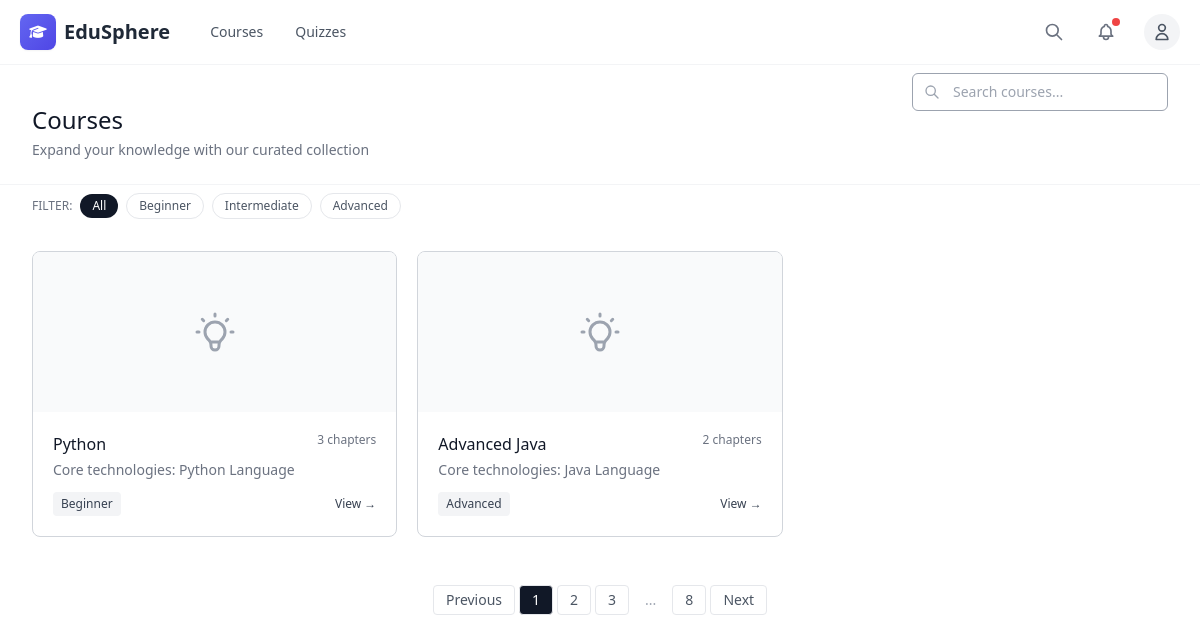
The app's page /courses/ (signed in) with its own data.
### myapp/models.py (models this page shows, shortened)
class Course(models.Model):
    course_title = models.CharField(max_length=255, blank=True, null=True)
    course_core_technologies = models.CharField(max_length=255, blank=True, null=True)
    course_level = models.CharField(max_length=50, blank=True, null=True)
    course_upload_date = models.DateTimeField(auto_now_add=True)
    course_update_date = models.DateTimeField(auto_now=True)

### myapp/views.py (the view)
# urls.py: path('courses/', courses_view, name='courses'),
def courses_view(request):
    if not request.user.is_authenticated:
        return redirect('login')
    courses = Course.objects.annotate(chapter_count=Count('chapters'))
    if not courses:
        messages.info(request, 'No courses available at the moment.')
        return render(request, 'myapp/courses.html')
    content = {
        'courses':courses,
    }
    return render(request, 'myapp/courses.html', content)

### myapp/templates/myapp/courses.html (shortened to what this page needs)
{% extends "base.html" %}
{% block content %}
<div class="min-h-screen bg-white">
  <div class="border-b border-gray-100">
    <div class="max-w-7xl mx-auto px-4 py-6 sm:px-6 lg:px-8">
      <div class="flex flex-col sm:flex-row justify-between items-start sm:items-center gap-4">
        <div class="mt-12 md:mt-20">
          <h1 class="text-2xl font-normal text-gray-900">Courses</h1>
          <p class="text-gray-500 text-sm mt-1">Expand your knowledge with our curated collection</p>
        </div>
        <div class="relative w-full sm:w-64">
          <div class="absolute inset-y-0 left-0 pl-3 flex items-center pointer-events-none">
          </div>
          <input type="text" class="block w-full pl-10 pr-3 py-2 border border-gray-400 rounded-md text-sm bg-white placeholder-gray-400 focus:outline-none focus:border-gray-400" placeholder="Search courses...">
        </div>
      </div>
    </div>
  </div>
  <div class="max-w-7xl mx-auto px-4 sm:px-6 lg:px-8 py-2">
    <div class="mb-8 flex flex-wrap items-center gap-2">
      <span class="text-xs font-medium text-gray-500">FILTER:</span>
      <button class="px-3 py-1 rounded-full bg-gray-900 text-white text-xs font-medium">All</button>
      <button class="px-3 py-1 rounded-full bg-white text-gray-600 hover:bg-gray-50 text-xs font-medium border border-gray-200">Beginner</button>
      <button class="px-3 py-1 rounded-full bg-white text-gray-600 hover:bg-gray-50 text-xs font-medium border border-gray-200">Intermediate</button>
      <button class="px-3 py-1 rounded-full bg-white text-gray-600 hover:bg-gray-50 text-xs font-medium border border-gray-200">Advanced</button>
    </div>
    <div class="grid grid-cols-1 sm:grid-cols-2 lg:grid-cols-3 gap-5">
      {% if courses %}
      {% for course in courses %}
      <div class="bg-white rounded-lg overflow-hidden border border-gray-300 hover:border-gray-400 transition-colors duration-150">
        <div class="h-40 bg-gray-50 flex items-center justify-center">
        </div>
        <div class="p-5">
          <div class="flex justify-between items-start gap-2">
            <h3 class="text-base font-medium text-gray-900">{{ course.course_title }}</h3>
            <span class="text-xs font-medium text-gray-500">{{ course.chapter_count }} chapters</span>
          </div>
          <p class="text-gray-500 text-sm mt-1 mb-3">Core technologies: {{ course.course_core_technologies }}</p>
          <div class="flex justify-between items-center">
            <span class="text-xs px-2 py-1 bg-gray-100 text-gray-700 rounded">{{ course.course_level }}</span>
            <a href="{% url 'course_detail' course_id=course.id %}" class="text-xs font-medium text-gray-700 hover:text-gray-900">View →</a>
          </div>
        </div>
      </div>
      {% endfor %}
      {% endif %}
    </div>
    <div class="mt-12 flex justify-center">
      <nav class="flex items-center gap-1">
        <button class="px-3 py-1 rounded border border-gray-200 bg-white text-sm font-medium text-gray-600 hover:bg-gray-50">Previous</button>
        <button class="px-3 py-1 rounded border border-gray-200 bg-gray-900 text-white text-sm font-medium">1</button>
        <button class="px-3 py-1 rounded border border-gray-200 bg-white text-sm font-medium text-gray-600 hover:bg-gray-50">2</button>
        <button class="px-3 py-1 rounded border border-gray-200 bg-white text-sm font-medium text-gray-600 hover:bg-gray-50">3</button>
        <span class="px-3 py-1 text-sm text-gray-400">...</span>
        <button class="px-3 py-1 rounded border border-gray-200 bg-white text-sm font-medium text-gray-600 hover:bg-gray-50">8</button>
        <button class="px-3 py-1 rounded border border-gray-200 bg-white text-sm font-medium text-gray-600 hover:bg-gray-50">Next</button>
      </nav>
    </div>
  </div>
</div>
{% endblock %}

### records on screen
Course: course_title "Python", chapter_count "3", course_core_technologies "Python Language", course_level "Beginner"
Course: course_title "Advanced Java", chapter_count "2", course_core_technologies "Java Language", course_level "Advanced"
